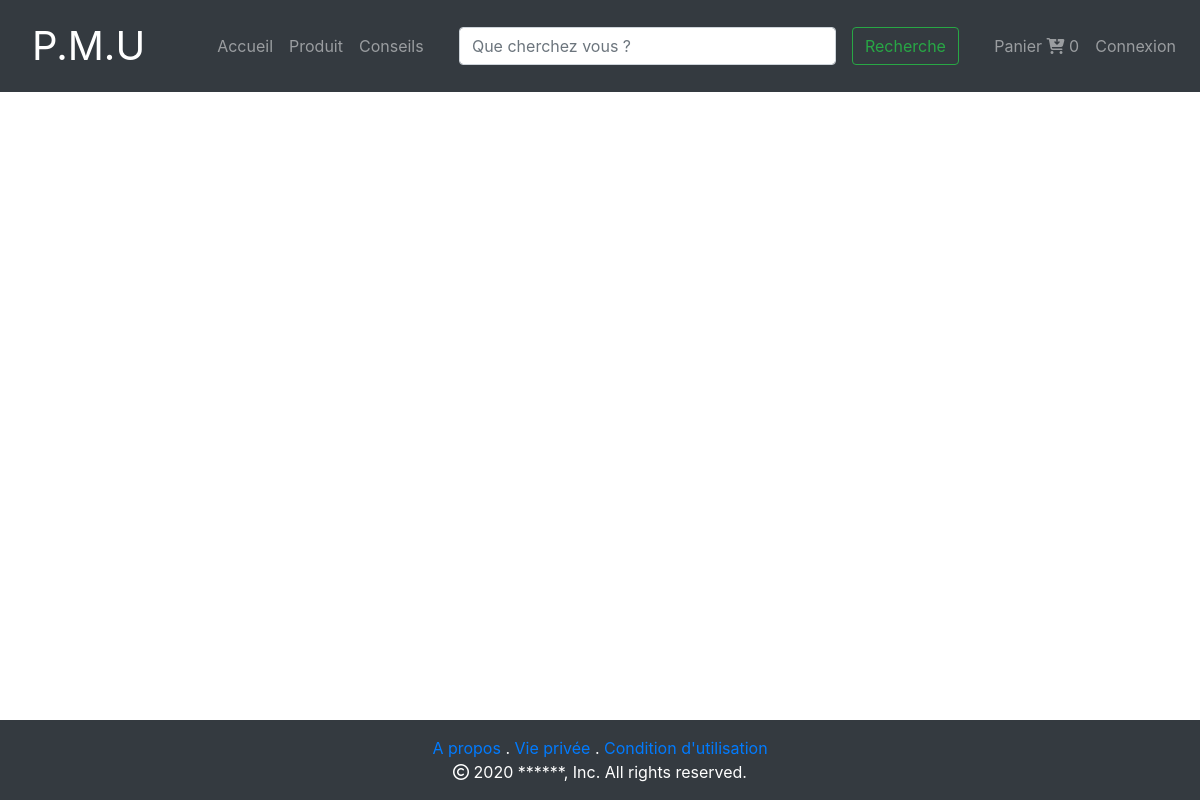
Page /vue/lesConseils.php on the earlier database version.
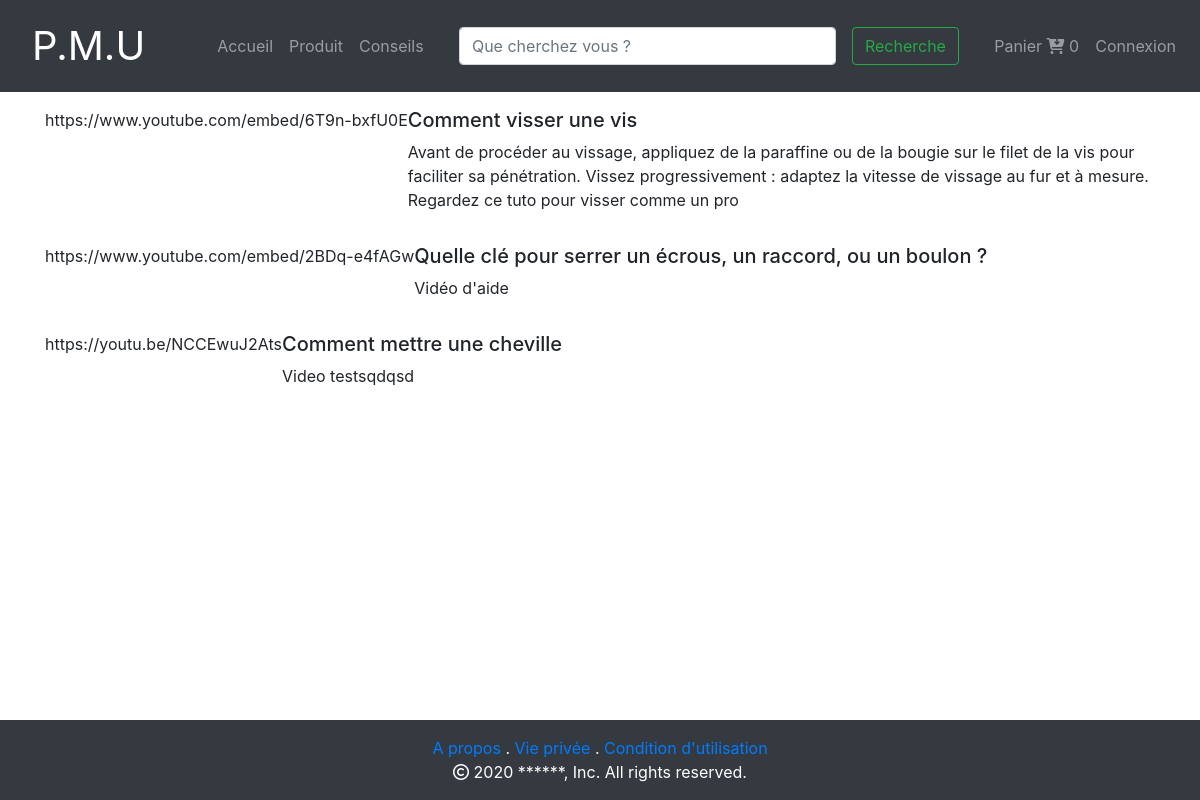
Same page on the later database version.
### tables this page shows
CREATE TABLE IF NOT EXISTS `conseils` (
  `id_cons` int NOT NULL AUTO_INCREMENT,
  `titre` varchar(100) NOT NULL,
  `libelle` varchar(255) NOT NULL,
  `video` varchar(255) DEFAULT NULL,
  PRIMARY KEY (`id_cons`)
);

### models/panier.php (called while the page is built, shortened)
<?php
class Panier {
    public function nbArticles()
    {
        $total = 0;
        return $total;
    }
}

### models/conseilManager.php (called while the page is built, shortened)
<?php
include_once('conseil.php');
class conseilManager
{
    public function listeConseils() {
    $DBase = new Connect();
    $db = $DBase->connexion();
    $listConseils = [];
    $q = $db->prepare('SELECT * from conseils');
    $q->execute();
    while ($donnees = $q->fetch(PDO::FETCH_ASSOC))
    {
      $listConseils[] = new Conseil($donnees);
    }
    return $listConseils;
  }
}
?>

### models/conseil.php (called while the page is built, shortened)
<?php
class Conseil
{
    private $_titre;
    private $_libelle;
    private $_video;
	public function __construct($donnees)
	{
        $this->_titre = $donnees['titre'];
        $this->_libelle = $donnees['libelle'];
		$this->_video = $donnees['video'];
	}
	public function getLibelle()
	{
		return $this->_libelle;
    }
    public function getTitre()
	{
		return $this->_titre;
	}
	public function getVideo()
	{
		return $this->_video;
	}
}
?>

### vue/lesConseils.php (the view, shortened to what this page needs)
<?php
include_once('../models/conseil.php');
include_once('../models/conseilManager.php');
include_once('../models/panier.php');
$Con_Man = new conseilManager();
$conseils = $Con_Man->listeConseils();
$tailleConseils = sizeof($conseils);
$panier = new Panier();
?>
<html lang="fr">
    <?php include_once('../public/template/head.php'); ?>
    <body>
        <?php include_once('../public/template/header.php'); ?>
        <main>
            <div class="container">
            <?php
                for ($i=0; $i < $tailleConseils; $i++) {
            ?>
            <div class="row mt-3">
                    <div class="col">
                        <div class="media">
                        <?php echo $conseils[$i]->getVideo()?>
                            <div class="media-body">
                                <h5 class="mt-0"><?php echo $conseils[$i]->getTitre() ?></h5>
                                <p><?php echo $conseils[$i]->getLibelle() ?></p>
                            </div>
                        </div>
                    </div>
                </div>
            <?php
                }
            ?>
            </div>
        </main>
        <?php include_once('../public/template/footer.php'); ?>
    </body>
</html>

### public/template/head.php (shortened to what this page needs)
<link rel="stylesheet" type="text/css" href="../public/css/bootstrap.css">
<link rel="stylesheet" type="text/css" href="../public/template/template.css">
<link rel="stylesheet" href="https://maxcdn.bootstrapcdn.com/bootstrap/4.5.2/css/bootstrap.min.css">

### public/template/header.php (shortened to what this page needs)
<header>
  <nav class="navbar navbar-expand-lg navbar-dark bg-dark">
    <a class="titre nav-link text-white" href="/projetphp/vue/index.php">P.M.U</a>
    <div class="collapse navbar-collapse pl-5" id="navbarSupportedContent">
      <ul class="navbar-nav mr-auto">
        <li class="nav-item">
          <a class="nav-link" href="/projetphp/vue/index.php">Accueil</a>
        </li>
        <li class="nav-item">
          <a class="nav-link" href="cat_prod.php">Produit</a>
        </li>
        <li class="nav-item">
            <a class="nav-link" href="/projetphp/vue/lesConseils.php">Conseils</a>
        </li>
      </ul>
      <ul class="navbar-nav mr-auto">
        <li class="nav-item">
          <div class="pt-2 pb-2 bg-dark text-white">
            <form action="../controllers/rechercheProduit.php" method="POST" class="form-inline my-2 my-lg-0">
                <input class="form-control mr-sm-3" id="searchBar" name="searchBar" size="30" type="search" placeholder="Que cherchez vous ?" aria-label="Search">
                <button class="btn btn-outline-success my-2 my-sm-0" type="submit" name="recherche" id="recherche">Recherche</button>
            </form>
        </div>
        </li>
      </ul>
      <ul class="navbar-nav">
        <li class="nav-item">
          <a class="nav-link" data-toggle="modal" data-target="#panierAchat">Panier <i class="fas fa-cart-arrow-down"></i><span id="totalCaddie"> <?php echo $panier->nbArticles()?></span></a>
        </li>
        <li class="nav-item">
        <?php
        if(isset($_SESSION['email'])){
          echo('<a class="nav-link" href="../vue/menuUtilisateur.php">');
          echo $_SESSION['email'];
          echo('</a>');
        } else {
          echo('<a class="nav-link" data-toggle="modal" data-target="#exampleModal">Connexion</a>');
        }
        ?>
        </li>
      </ul>
  </nav>
</header>

### public/template/footer.php (shortened to what this page needs)
<footer class="page-footer font-small pt-4">
	<div class="container-fluid bg-dark text-center text-white p-3">
   		<div class="row">
      		<div class="col">
         		<a href="">A propos</a> .
         		<a href="">Vie privée</a> .
         		<a href="">Condition d'utilisation</a>
      		</div>
   		</div>
   		<div class="row">
   			<div class="col">
   				<i class="far fa-copyright"></i> 2020 ******, Inc. All rights reserved.
   			</div>
   		</div>
	</div>
</footer>

### public/template/template.css (style rules this page uses)
.titre { font-size: 40px; }
html { height: 100%; }
body { margin: 0; display: flex; flex-direction: column; min-height: 100vh; }
main { flex: 1; }

Differences in the rows shown:
added conseils: video "https://www.youtube.com/embed/6T9n-bxfU0E", titre "Comment visser une vis", libelle "Avant de procéder au vissage, appliquez de la paraffine ou de la bougie sur le filet de la vis pour faciliter sa pénétration. Vissez progressivement : adaptez la vitesse de vissage au fur et à mesure. Regardez ce tuto pour visser comme un pro"
added conseils: video "https://www.youtube.com/embed/2BDq-e4fAGw", titre "Quelle clé pour serrer un écrous, un raccord, ou un boulon ?", libelle "Vidéo d'aide"
added conseils: video "https://youtu.be/NCCEwuJ2Ats", titre "Comment mettre une cheville", libelle "Video testsqdqsd"
